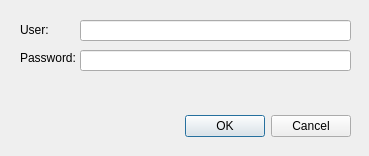
<?xml version="1.0" encoding="UTF-8"?>
<ui version="4.0">
 <class>Dialog</class>
 <widget class="QDialog" name="Dialog">
  <property name="geometry">
   <rect>
    <x>0</x>
    <y>0</y>
    <width>369</width>
    <height>156</height>
   </rect>
  </property>
  <property name="windowTitle">
   <string>Login</string>
  </property>
  <widget class="QDialogButtonBox" name="buttonBox">
   <property name="geometry">
    <rect>
     <x>30</x>
     <y>110</y>
     <width>321</width>
     <height>32</height>
    </rect>
   </property>
   <property name="locale">
    <locale language="English" country="UnitedStates"/>
   </property>
   <property name="orientation">
    <enum>Qt::Horizontal</enum>
   </property>
   <property name="standardButtons">
    <set>QDialogButtonBox::Cancel|QDialogButtonBox::Ok</set>
   </property>
  </widget>
  <widget class="QLabel" name="label">
   <property name="geometry">
    <rect>
     <x>20</x>
     <y>20</y>
     <width>41</width>
     <height>20</height>
    </rect>
   </property>
   <property name="text">
    <string>User:</string>
   </property>
  </widget>
  <widget class="QLabel" name="label_2">
   <property name="geometry">
    <rect>
     <x>20</x>
     <y>50</y>
     <width>81</width>
     <height>16</height>
    </rect>
   </property>
   <property name="text">
    <string>Password:</string>
   </property>
  </widget>
  <widget class="QLineEdit" name="editUser">
   <property name="geometry">
    <rect>
     <x>80</x>
     <y>20</y>
     <width>271</width>
     <height>21</height>
    </rect>
   </property>
   <property name="maxLength">
    <number>30</number>
   </property>
  </widget>
  <widget class="QLineEdit" name="editPass">
   <property name="geometry">
    <rect>
     <x>80</x>
     <y>50</y>
     <width>271</width>
     <height>21</height>
    </rect>
   </property>
   <property name="echoMode">
    <enum>QLineEdit::Password</enum>
   </property>
  </widget>
 </widget>
 <resources/>
 <connections>
  <connection>
   <sender>buttonBox</sender>
   <signal>accepted()</signal>
   <receiver>Dialog</receiver>
   <slot>accept()</slot>
   <hints>
    <hint type="sourcelabel">
     <x>248</x>
     <y>254</y>
    </hint>
    <hint type="destinationlabel">
     <x>157</x>
     <y>274</y>
    </hint>
   </hints>
  </connection>
  <connection>
   <sender>buttonBox</sender>
   <signal>rejected()</signal>
   <receiver>Dialog</receiver>
   <slot>reject()</slot>
   <hints>
    <hint type="sourcelabel">
     <x>316</x>
     <y>260</y>
    </hint>
    <hint type="destinationlabel">
     <x>286</x>
     <y>274</y>
    </hint>
   </hints>
  </connection>
 </connections>
</ui>
